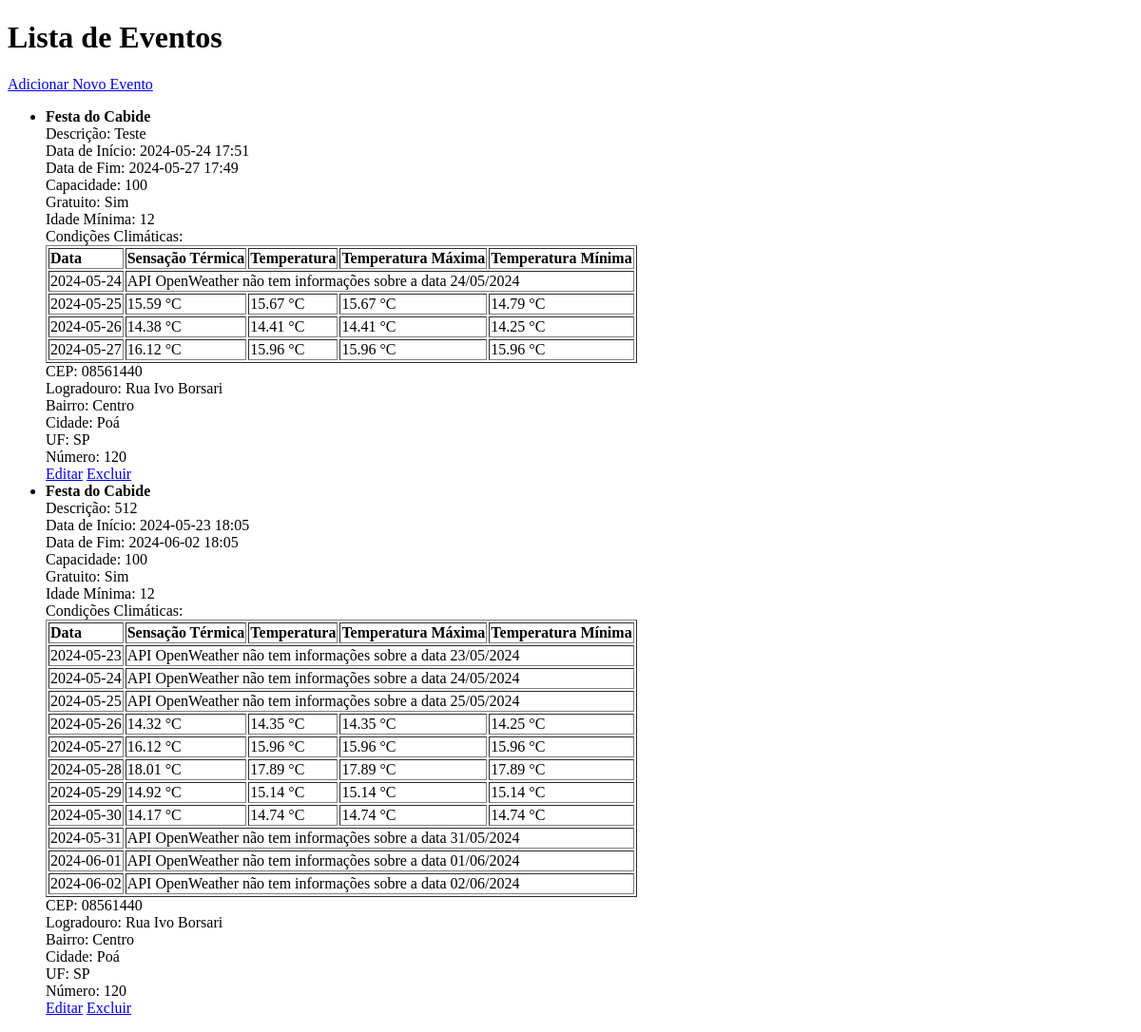
Before: / with the older database file.
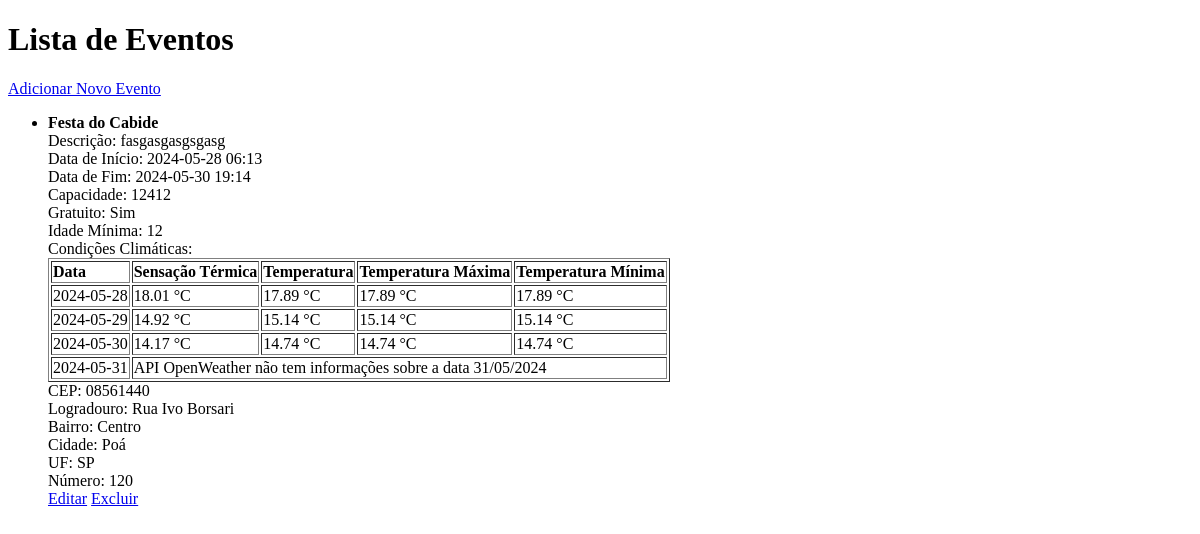
After: the same page with the newer database file.
### models.py (models this page shows, shortened)
class Eventos(db.Model):
    id = db.Column(db.Integer, primary_key=True)
    titulo = db.Column(db.String(100), nullable=False)
    descricao = db.Column(db.String(1000), nullable=False)
    data_inicio = db.Column(db.DateTime, nullable=False)
    data_fim = db.Column(db.DateTime, nullable=False)
    capacidade = db.Column(db.Integer, nullable=False)
    gratuito = db.Column(db.Boolean, nullable=False, default=True)
    preco = db.Column(db.Float, nullable=True)
    idade_minima = db.Column(db.Integer, nullable=True)
    condicoes_climaticas = db.Column(db.String(1000), nullable=True)
    cep = db.Column(db.String(10), nullable=False)
    logradouro = db.Column(db.String(200), nullable=False)
    bairro = db.Column(db.String(50), nullable=False)
    cidade = db.Column(db.String(50), nullable=False)
    uf = db.Column(db.String(10), nullable=False)
    numero = db.Column(db.String(15), nullable=False)
    criado_em = db.Column(db.DateTime, nullable=False, default=db.func.current_timestamp())
    atualizado_em = db.Column(db.DateTime, nullable=False, default=db.func.current_timestamp(), onupdate=db.func.current_timestamp())

### app.py (the view)
@app.route('/')
def index():
    eventos = Eventos.query.all()
    for evento in eventos:
        evento.condicoes_climaticas = json.loads(evento.condicoes_climaticas)
    return render_template('index.html', eventos=eventos)

### templates/index.html (shortened to what this page needs)
<!DOCTYPE html>
<html lang="en">
<head>
</head>
<body>
    <h1>Lista de Eventos</h1>
    <a href="/create">Adicionar Novo Evento</a>
    <ul>
        {% for evento in eventos %}
            <li>
                <strong>{{ evento.titulo }}</strong><br>
                Descrição: {{ evento.descricao }}<br>
                Data de Início: {{ evento.data_inicio.strftime('%Y-%m-%d %H:%M') }}<br>
                Data de Fim: {{ evento.data_fim.strftime('%Y-%m-%d %H:%M') }}<br>
                Capacidade: {{ evento.capacidade }}<br>
                Gratuito: {{ 'Sim' if evento.gratuito else 'Não' }}<br>
                Idade Mínima: {{ evento.idade_minima or 'Nenhuma' }}<br>
                Condições Climáticas: <br>
                <table border="1">
                    <tr>
                        <th>Data</th>
                        <th>Sensação Térmica</th>
                        <th>Temperatura</th>
                        <th>Temperatura Máxima</th>
                        <th>Temperatura Mínima</th>
                    </tr>
                    {% for data, condicoes in evento.condicoes_climaticas.items() %}
                    <tr>
                        <td>{{ data }}</td>
                        {% if "API OpenWeather não tem informações sobre a data" in condicoes %}
                            <td colspan="4">{{ condicoes }}</td>
                        {% else %}
                            <td>{{ condicoes.sensacao_termica }} °C</td>
                            <td>{{ condicoes.temperatura }} °C</td>
                            <td>{{ condicoes.temperatura_max }} °C</td>
                            <td>{{ condicoes.temperatura_min }} °C</td>
                        {% endif %}
                    </tr>
                    {% endfor %}
                </table>
                CEP: {{ evento.cep }}<br>
                Logradouro: {{ evento.logradouro }}<br>
                Bairro: {{ evento.bairro }}<br>
                Cidade: {{ evento.cidade }}<br>
                UF: {{ evento.uf }}<br>
                Número: {{ evento.numero }}<br>
                <a href="/update/{{ evento.id }}">Editar</a>
                <a href="/delete/{{ evento.id }}">Excluir</a>
            </li>
        {% endfor %}
    </ul>
</body>
</html>

Changed rows visible on the page:
removed Eventos: titulo "Festa do Cabide", descricao "Teste", data_inicio "2024-05-24 17:51", data_fim "2024-05-27 17:49", capacidade "100", gratuito "Sim", idade_minima "12", condicoes_climaticas "2024-05-24" "2024-05-25" "2024-05-26" "2024-05-27", condicoes_climaticas "API OpenWeather não tem informações sobre a data 24/05/2024", sensacao_termica "15.59" "14.38" "16.12", temperatura "15.67" "14.41" "15.96", temperatura_max "15.67" "14.41" "15.96", temperatura_min "14.79" "14.25" "15.96", cep "08561440", logradouro "Rua Ivo Borsari", bairro "Centro", cidade "Poá", uf "SP", numero "120"
removed Eventos: titulo "Festa do Cabide", descricao "512", data_inicio "2024-05-23 18:05", data_fim "2024-06-02 18:05", capacidade "100", gratuito "Sim", idade_minima "12", condicoes_climaticas "2024-05-23" "2024-05-24" "2024-05-25" "2024-05-26" "2024-05-27" "2024-05-28" "2024-05-29" "2024-05-30" "2024-05-31" "2024-06-01" "2024-06-02", condicoes_climaticas "API OpenWeather não tem informações sobre a data 23/05/2024" "API OpenWeather não tem informações sobre a data 24/05/2024" "API OpenWeather não tem informações sobre a data 25/05/2024" "API OpenWeather não tem informações sobre a data 31/05/2024" "API OpenWeather não tem informações sobre a data 01/06/2024" "API OpenWeather não tem informações sobre a data 02/06/2024", sensacao_termica "14.32" "16.12" "18.01" "14.92" "14.17", temperatura "14.35" "15.96" "17.89" "15.14" "14.74", temperatura_max "14.35" "15.96" "17.89" "15.14" "14.74", temperatura_min "14.25" "15.96" "17.89" "15.14" "14.74", cep "08561440", logradouro "Rua Ivo Borsari", bairro "Centro", cidade "Poá", uf "SP", numero "120"
added Eventos: titulo "Festa do Cabide", descricao "fasgasgasgsgasg", data_inicio "2024-05-28 06:13", data_fim "2024-05-30 19:14", capacidade "12412", gratuito "Sim", idade_minima "12", condicoes_climaticas "2024-05-28" "2024-05-29" "2024-05-30" "2024-05-31", sensacao_termica "18.01" "14.92" "14.17", temperatura "17.89" "15.14" "14.74", temperatura_max "17.89" "15.14" "14.74", temperatura_min "17.89" "15.14" "14.74", condicoes_climaticas "API OpenWeather não tem informações sobre a data 31/05/2024", cep "08561440", logradouro "Rua Ivo Borsari", bairro "Centro", cidade "Poá", uf "SP", numero "120"
